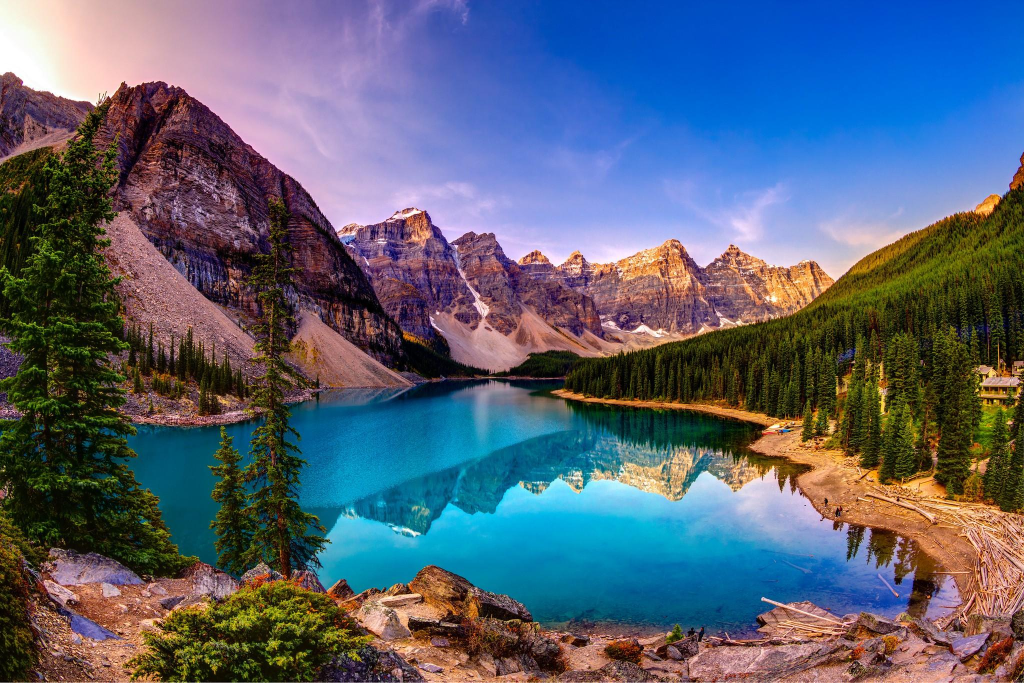
#> input picture Exercise2_RaviShankar_Original_Image1.jpg, 2048 x 1365 px (shown at 1/2 size)
$ jupyter execute Exercise2_RaviShankar.ipynb   (shell and % lines are left out)
#> lines starting #> are read from the running program, lines starting #| are printed output that depends on the picture
[cell 1]
# Exercise 2: Computer Vision — Image Blending Using OpenCV
# Import OpenCV for image processing and Matplotlib for displaying images.
import cv2
print(cv2.__version__)
import matplotlib.pyplot as plt

[cell 2]
# Load the two input images
img1 = cv2.imread('Exercise2_RaviShankar_Original_Image1.jpg')
#> img1 is the input picture: shape (1365, 2048, 3); mean B, G, R 116.5, 98.2, 88.2
img2 = cv2.imread('Exercise2_RaviShankar_Original_Image2.jpg')
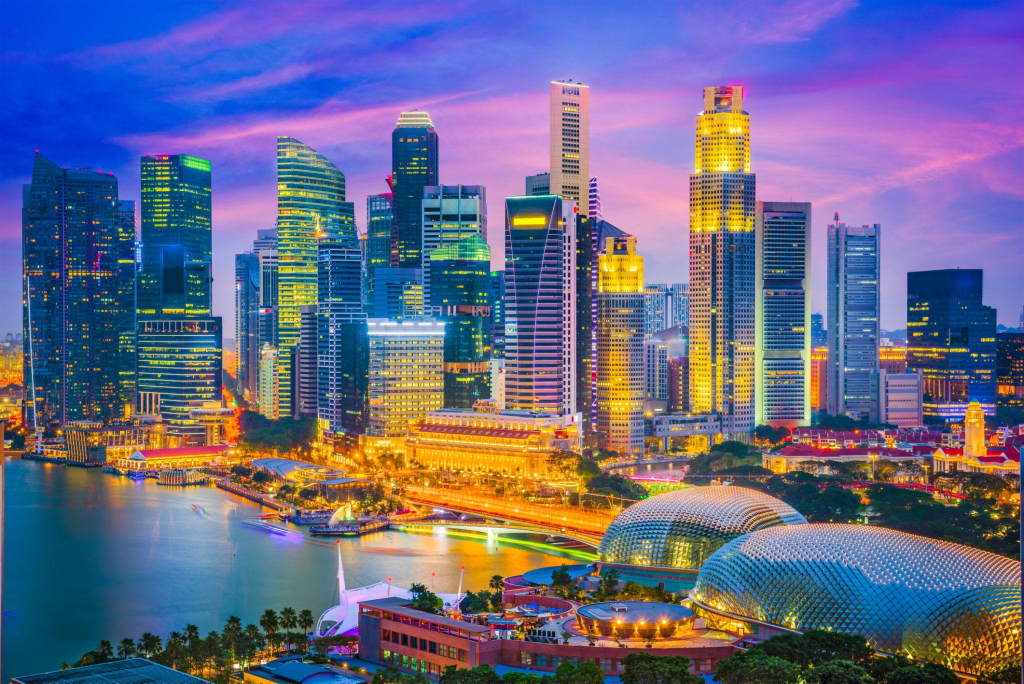
#> input picture Exercise2_RaviShankar_Original_Image2.jpg, 2048 x 1367 px (shown at 1/2 size)
#> img2 is the input picture: shape (1367, 2048, 3); mean B, G, R 137.1, 104.4, 103.9

# Check whether images were loaded successfully
if img1 is None or img2 is None:
    raise FileNotFoundError("Please check the image file paths.")

# Save copies of the original input images
cv2.imwrite('Original_Image1.png', img1)
cv2.imwrite('Original_Image2.png', img2)

print("Both images loaded successfully.")

# Display original image dimensions
print("Image 1 dimensions:", img1.shape)
#| Image 1 dimensions: (1365, 2048, 3)
print("Image 2 dimensions:", img2.shape)
#| Image 2 dimensions: (1367, 2048, 3)

[cell 3]
# Get the dimensions of the first image
height, width = img1.shape[:2]
#> height = 1365; width = 2048

# Resize the second image to match the first image
img2_resized = cv2.resize(img2, (width, height))
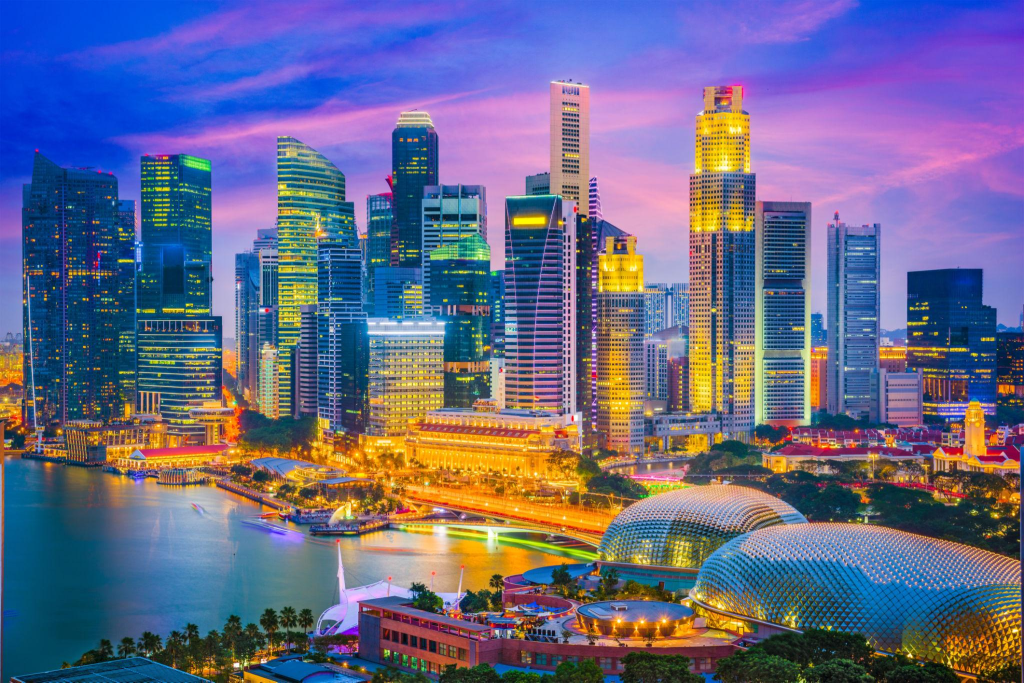
#> img2_resized: shape (1365, 2048, 3) (shown at 1/2 size); mean B, G, R 137, 104.3, 103.8

# Verify the dimensions after resizing
print("Image 1 resized dimensions:", img1.shape)
#| Image 1 resized dimensions: (1365, 2048, 3)
print("Image 2 resized dimensions:", img2_resized.shape)
#| Image 2 resized dimensions: (1365, 2048, 3)

[cell 4]
# Perform weighted blending of the two images
# Blend the images: 50% contribution from each image
blended_image = cv2.addWeighted(
    img1, 0.5,
    img2_resized, 0.5,
    0 # brightness adjustment
)
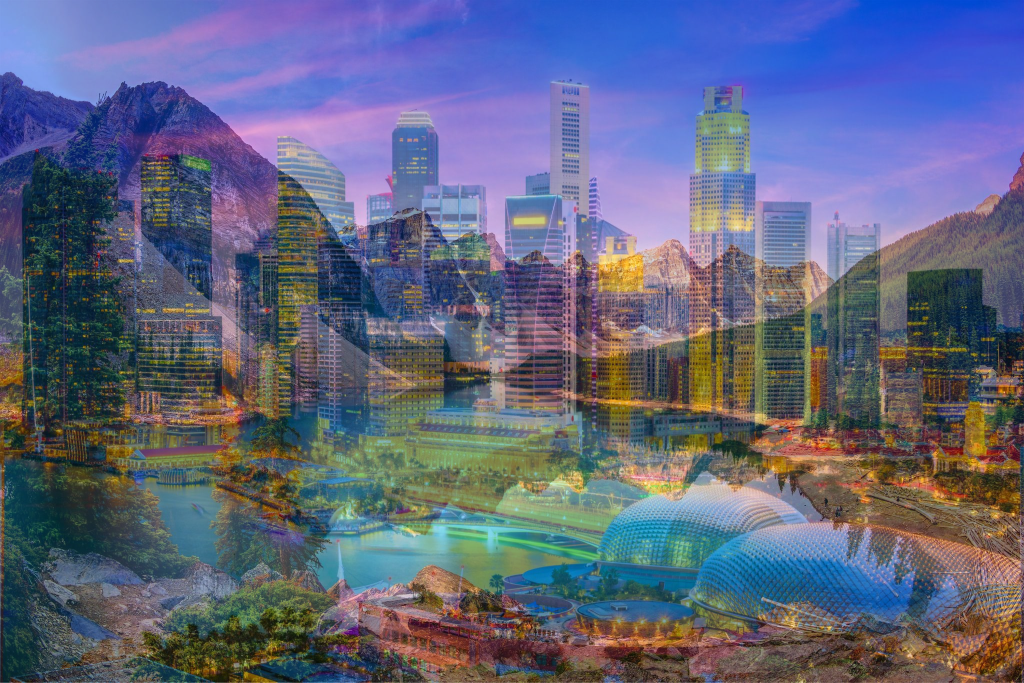
#> blended_image: shape (1365, 2048, 3) (shown at 1/2 size); mean B, G, R 126.8, 101.2, 96

# Save the blended output image
cv2.imwrite('Blended_Image.png', blended_image)

print("Blended image successfully created and saved.")

[cell 5]
# Convert BGR images to RGB for correct display
img1_rgb = cv2.cvtColor(img1, cv2.COLOR_BGR2RGB)
img2_rgb = cv2.cvtColor(img2, cv2.COLOR_BGR2RGB)
blended_rgb = cv2.cvtColor(blended_image, cv2.COLOR_BGR2RGB)

# Create a figure with three subplots
plt.figure(figsize=(15, 5))

# Display the first original image
plt.subplot(1, 3, 1)
plt.imshow(img1_rgb)
plt.title('Original Image 1')
plt.axis('off')

# Display the second original image
plt.subplot(1, 3, 2)
plt.imshow(img2_rgb)
plt.title('Original Image 2')
plt.axis('off')

# Display the blended image
plt.subplot(1, 3, 3)
plt.imshow(blended_rgb)
plt.title('Blended Image')
plt.axis('off')

# Adjust layout and display all images
plt.tight_layout()
plt.show()
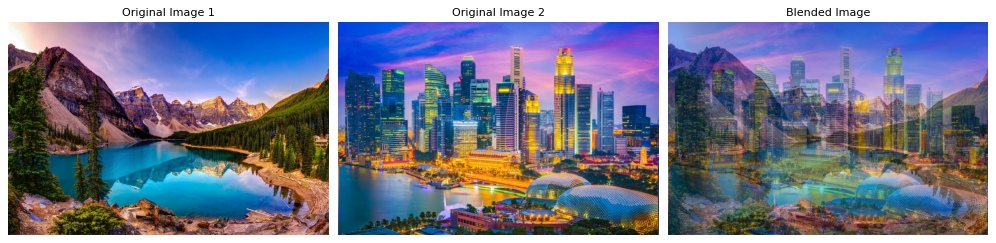
#> figure drawn by matplotlib, 3 panels
